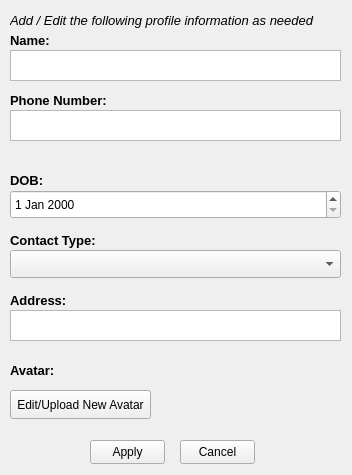
<?xml version="1.0" encoding="UTF-8"?>
<ui version="4.0">
 <class>EditProfileInfoForm</class>
 <widget class="QWidget" name="EditProfileInfoForm">
  <property name="geometry">
   <rect>
    <x>0</x>
    <y>0</y>
    <width>352</width>
    <height>475</height>
   </rect>
  </property>
  <property name="minimumSize">
   <size>
    <width>352</width>
    <height>475</height>
   </size>
  </property>
  <property name="maximumSize">
   <size>
    <width>352</width>
    <height>475</height>
   </size>
  </property>
  <property name="windowTitle">
   <string>Edit Profile Information</string>
  </property>
  <property name="styleSheet">
   <string notr="true">background-color: rgb(216, 233, 238);\n</string>
  </property>
  <widget class="QLabel" name="label">
   <property name="geometry">
    <rect>
     <x>10</x>
     <y>30</y>
     <width>63</width>
     <height>20</height>
    </rect>
   </property>
   <property name="font">
    <font>
     <pointsize>10</pointsize>
     <bold>true</bold>
    </font>
   </property>
   <property name="text">
    <string>Name:</string>
   </property>
  </widget>
  <widget class="QTextEdit" name="addressTxtBox">
   <property name="geometry">
    <rect>
     <x>10</x>
     <y>310</y>
     <width>331</width>
     <height>31</height>
    </rect>
   </property>
   <property name="font">
    <font>
     <pointsize>9</pointsize>
     <bold>false</bold>
    </font>
   </property>
  </widget>
  <widget class="QLabel" name="label_5">
   <property name="geometry">
    <rect>
     <x>10</x>
     <y>290</y>
     <width>71</width>
     <height>20</height>
    </rect>
   </property>
   <property name="font">
    <font>
     <pointsize>10</pointsize>
     <bold>true</bold>
    </font>
   </property>
   <property name="text">
    <string>Address:</string>
   </property>
  </widget>
  <widget class="QLabel" name="label_2">
   <property name="geometry">
    <rect>
     <x>10</x>
     <y>90</y>
     <width>141</width>
     <height>21</height>
    </rect>
   </property>
   <property name="font">
    <font>
     <pointsize>10</pointsize>
     <bold>true</bold>
    </font>
   </property>
   <property name="text">
    <string>Phone Number:</string>
   </property>
  </widget>
  <widget class="QComboBox" name="typeComboBox">
   <property name="geometry">
    <rect>
     <x>10</x>
     <y>250</y>
     <width>331</width>
     <height>28</height>
    </rect>
   </property>
   <property name="font">
    <font>
     <pointsize>9</pointsize>
     <bold>false</bold>
    </font>
   </property>
  </widget>
  <widget class="QLabel" name="label_6">
   <property name="geometry">
    <rect>
     <x>10</x>
     <y>360</y>
     <width>63</width>
     <height>20</height>
    </rect>
   </property>
   <property name="font">
    <font>
     <pointsize>10</pointsize>
     <bold>true</bold>
    </font>
   </property>
   <property name="text">
    <string>Avatar:</string>
   </property>
  </widget>
  <widget class="QLabel" name="label_3">
   <property name="geometry">
    <rect>
     <x>10</x>
     <y>170</y>
     <width>63</width>
     <height>20</height>
    </rect>
   </property>
   <property name="font">
    <font>
     <pointsize>10</pointsize>
     <bold>true</bold>
    </font>
   </property>
   <property name="text">
    <string>DOB:</string>
   </property>
  </widget>
  <widget class="QTextEdit" name="nameTxtBox">
   <property name="geometry">
    <rect>
     <x>10</x>
     <y>50</y>
     <width>331</width>
     <height>31</height>
    </rect>
   </property>
   <property name="font">
    <font>
     <pointsize>9</pointsize>
     <bold>false</bold>
    </font>
   </property>
  </widget>
  <widget class="QLabel" name="label_4">
   <property name="geometry">
    <rect>
     <x>10</x>
     <y>230</y>
     <width>131</width>
     <height>21</height>
    </rect>
   </property>
   <property name="font">
    <font>
     <pointsize>10</pointsize>
     <bold>true</bold>
    </font>
   </property>
   <property name="text">
    <string>Contact Type:</string>
   </property>
  </widget>
  <widget class="QPushButton" name="avatarBtn">
   <property name="geometry">
    <rect>
     <x>10</x>
     <y>390</y>
     <width>141</width>
     <height>29</height>
    </rect>
   </property>
   <property name="font">
    <font>
     <pointsize>9</pointsize>
     <bold>false</bold>
    </font>
   </property>
   <property name="text">
    <string>Edit/Upload New Avatar</string>
   </property>
  </widget>
  <widget class="QTextEdit" name="phoneTxtBox">
   <property name="geometry">
    <rect>
     <x>10</x>
     <y>110</y>
     <width>331</width>
     <height>31</height>
    </rect>
   </property>
   <property name="font">
    <font>
     <pointsize>9</pointsize>
     <bold>false</bold>
    </font>
   </property>
  </widget>
  <widget class="QDateEdit" name="dobTxtBox">
   <property name="geometry">
    <rect>
     <x>10</x>
     <y>190</y>
     <width>331</width>
     <height>29</height>
    </rect>
   </property>
   <property name="font">
    <font>
     <pointsize>9</pointsize>
     <bold>false</bold>
    </font>
   </property>
  </widget>
  <widget class="QLabel" name="label_7">
   <property name="geometry">
    <rect>
     <x>10</x>
     <y>10</y>
     <width>311</width>
     <height>20</height>
    </rect>
   </property>
   <property name="font">
    <font>
     <pointsize>10</pointsize>
     <italic>true</italic>
     <bold>false</bold>
    </font>
   </property>
   <property name="text">
    <string>Add / Edit the following profile information as needed</string>
   </property>
  </widget>
  <widget class="QPushButton" name="applyBtn">
   <property name="geometry">
    <rect>
     <x>90</x>
     <y>440</y>
     <width>75</width>
     <height>24</height>
    </rect>
   </property>
   <property name="text">
    <string>Apply</string>
   </property>
  </widget>
  <widget class="QPushButton" name="cancelBtn">
   <property name="geometry">
    <rect>
     <x>180</x>
     <y>440</y>
     <width>75</width>
     <height>24</height>
    </rect>
   </property>
   <property name="text">
    <string>Cancel</string>
   </property>
  </widget>
  <widget class="QLabel" name="image_label">
   <property name="geometry">
    <rect>
     <x>170</x>
     <y>360</y>
     <width>71</width>
     <height>71</height>
    </rect>
   </property>
   <property name="text">
    <string/>
   </property>
  </widget>
 </widget>
 <resources/>
 <connections/>
</ui>
